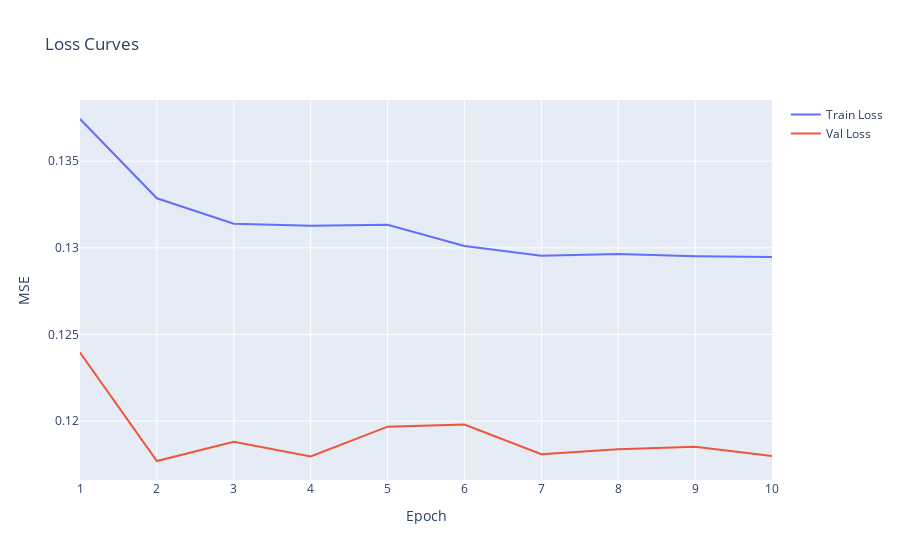
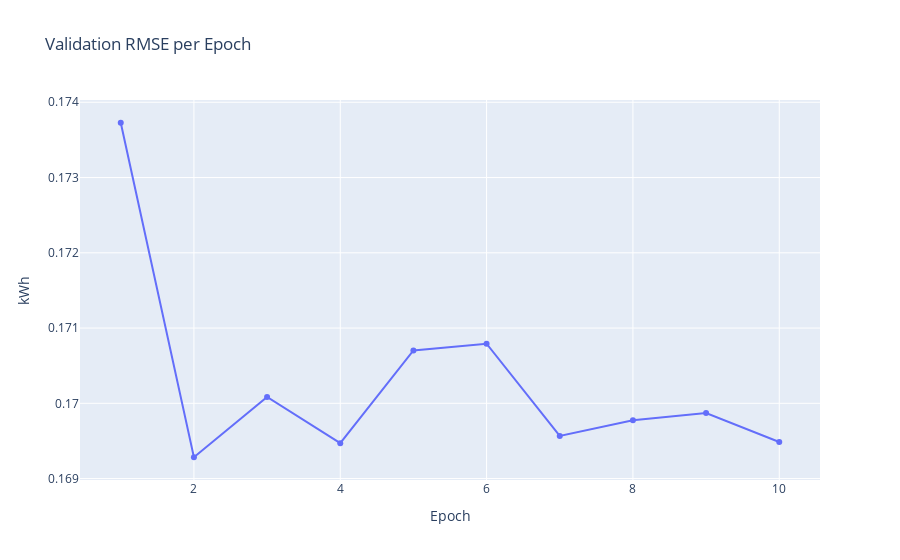

Here is the notebook cell these charts were saved with, in order:
### Code cell
# Build a simple HTML summary and Plotly plots inline to validate training quality
import plotly.graph_objects as go
from IPython.display import display, HTML

# Loss curves
epochs = list(range(1, len(history.history['loss'])+1))
fig_loss = go.Figure()
fig_loss.add_trace(go.Scatter(x=epochs, y=history.history['loss'], mode='lines', name='Train Loss'))
fig_loss.add_trace(go.Scatter(x=epochs, y=history.history['val_loss'], mode='lines', name='Val Loss'))
fig_loss.update_layout(title='Loss Curves', xaxis_title='Epoch', yaxis_title='MSE')

# RMSE curve
fig_rmse = go.Figure()
fig_rmse.add_trace(go.Scatter(x=epochs, y=rmse_per_epoch, mode='lines+markers', name='Val RMSE (kWh)'))
fig_rmse.update_layout(title='Validation RMSE per Epoch', xaxis_title='Epoch', yaxis_title='kWh')

# Final metrics and status heuristic
final_val_loss = float(history.history['val_loss'][-1])
final_rmse = float(rmse_per_epoch[-1]) if rmse_per_epoch else None
mean_y = float(np.mean(y_val))
nrmse = float(final_rmse/mean_y) if mean_y else None
status_good = (final_rmse is not None) and (nrmse is not None) and (nrmse <= 0.1)
color = '#2ea043' if status_good else '#f85149'

summary_html = f"""
<div style='display:grid;grid-template-columns:repeat(3,1fr);gap:12px;'>
  <div><b>Final Val Loss</b><div>{final_val_loss:.4f}</div></div>
  <div><b>Final Val RMSE (kWh)</b><div>{final_rmse:.4f}</div></div>
  <div><b>nRMSE</b><div>{nrmse:.2%}</div></div>
  <div><b>Status</b><div style='color:{color}'>{'Good' if status_good else 'Needs Improvement'}</div></div>
</div>
"""

display(HTML(summary_html))
fig_loss.show()
fig_rmse.show()

### Figure 1 — Plotly figure (JSON) as saved in the notebook; plotly's stock layout.template omitted (floating-point values rounded to 4 significant figures)
{"data": [{"mode": "lines", "name": "Train Loss", "type": "scatter", "x": [1, 2, 3, 4, 5, 6, 7, 8, 9, 10], "y": [0.1374, 0.1329, 0.1314, 0.1313, 0.1313, 0.1301, 0.1295, 0.1296, 0.1295, 0.1295]}, {"mode": "lines", "name": "Val Loss", "type": "scatter", "x": [1, 2, 3, 4, 5, 6, 7, 8, 9, 10], "y": [0.124, 0.1177, 0.1188, 0.118, 0.1197, 0.1198, 0.1181, 0.1184, 0.1185, 0.118]}], "layout": {"title": {"text": "Loss Curves"}, "xaxis": {"title": {"text": "Epoch"}}, "yaxis": {"title": {"text": "MSE"}}}}

### Figure 2 — Plotly figure (JSON) as saved in the notebook; plotly's stock layout.template omitted (floating-point values rounded to 4 significant figures)
{"data": [{"mode": "lines+markers", "name": "Val RMSE (kWh)", "type": "scatter", "x": [1, 2, 3, 4, 5, 6, 7, 8, 9, 10], "y": [0.1737, 0.1693, 0.1701, 0.1695, 0.1707, 0.1708, 0.1696, 0.1698, 0.1699, 0.1695]}], "layout": {"title": {"text": "Validation RMSE per Epoch"}, "xaxis": {"title": {"text": "Epoch"}}, "yaxis": {"title": {"text": "kWh"}}}}
